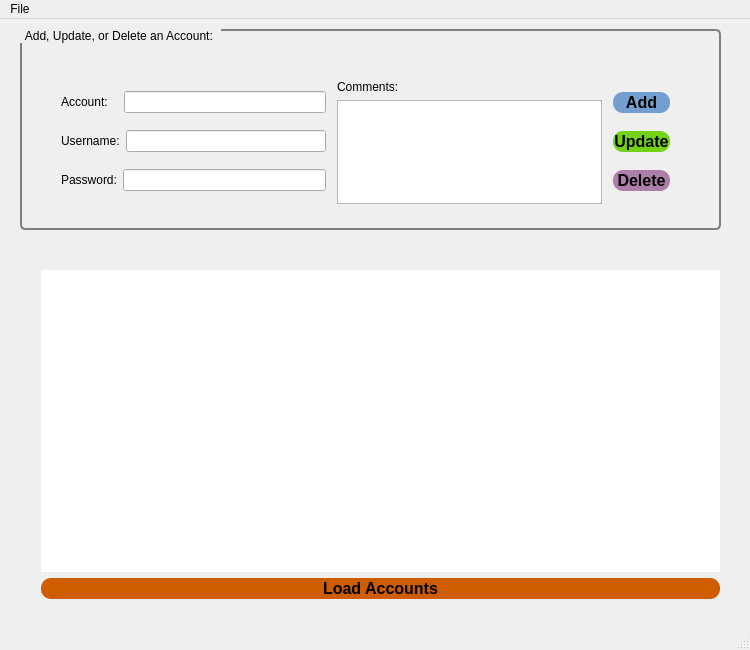
<?xml version="1.0" encoding="UTF-8"?>
<ui version="4.0">
 <class>Manager</class>
 <widget class="QMainWindow" name="Manager">
  <property name="enabled">
   <bool>true</bool>
  </property>
  <property name="geometry">
   <rect>
    <x>0</x>
    <y>0</y>
    <width>750</width>
    <height>650</height>
   </rect>
  </property>
  <property name="windowTitle">
   <string>PassManager</string>
  </property>
  <widget class="QWidget" name="centralWidget">
   <widget class="QGroupBox" name="accounts_input">
    <property name="geometry">
     <rect>
      <x>20</x>
      <y>10</y>
      <width>701</width>
      <height>201</height>
     </rect>
    </property>
    <property name="styleSheet">
     <string notr="true">QGroupBox {
    border: 2px solid gray;
    border-radius: 5px;
    margin-top: 1ex; /* leave space at the top for the title */
}

QGroupBox::title {
    subcontrol-origin: margin;
    subcontrol-position: top left; /* position at the top center */
    padding: 0 3px;
}</string>
    </property>
    <property name="title">
     <string>Add, Update, or Delete an Account: </string>
    </property>
    <widget class="QWidget" name="layoutWidget">
     <property name="geometry">
      <rect>
       <x>30</x>
       <y>40</y>
       <width>631</width>
       <height>146</height>
      </rect>
     </property>
     <layout class="QHBoxLayout" name="all">
      <item>
       <layout class="QVBoxLayout" name="lines">
        <item>
         <layout class="QHBoxLayout" name="id"/>
        </item>
        <item>
         <layout class="QHBoxLayout" name="acc">
          <item>
           <widget class="QLabel" name="label_acc">
            <property name="text">
             <string>Account:   </string>
            </property>
           </widget>
          </item>
          <item>
           <widget class="QLineEdit" name="lineEdit_acc"/>
          </item>
         </layout>
        </item>
        <item>
         <layout class="QHBoxLayout" name="user">
          <item>
           <widget class="QLabel" name="label_user">
            <property name="text">
             <string>Username:</string>
            </property>
           </widget>
          </item>
          <item>
           <widget class="QLineEdit" name="lineEdit_user"/>
          </item>
         </layout>
        </item>
        <item>
         <layout class="QHBoxLayout" name="pass">
          <item>
           <widget class="QLabel" name="label_pas">
            <property name="text">
             <string>Password:</string>
            </property>
           </widget>
          </item>
          <item>
           <widget class="QLineEdit" name="lineEdit_pass">
            <property name="echoMode">
             <enum>QLineEdit::Password</enum>
            </property>
           </widget>
          </item>
         </layout>
        </item>
       </layout>
      </item>
      <item>
       <spacer name="horizontalSpacer_2">
        <property name="orientation">
         <enum>Qt::Horizontal</enum>
        </property>
        <property name="sizeType">
         <enum>QSizePolicy::Minimum</enum>
        </property>
        <property name="sizeHint" stdset="0">
         <size>
          <width>5</width>
          <height>20</height>
         </size>
        </property>
       </spacer>
      </item>
      <item>
       <layout class="QVBoxLayout" name="texts">
        <item>
         <widget class="QLabel" name="label_comments">
          <property name="text">
           <string>Comments:</string>
          </property>
         </widget>
        </item>
        <item>
         <widget class="QTextEdit" name="textEdit_comments"/>
        </item>
       </layout>
      </item>
      <item>
       <spacer name="horizontalSpacer">
        <property name="orientation">
         <enum>Qt::Horizontal</enum>
        </property>
        <property name="sizeType">
         <enum>QSizePolicy::Minimum</enum>
        </property>
        <property name="sizeHint" stdset="0">
         <size>
          <width>5</width>
          <height>20</height>
         </size>
        </property>
       </spacer>
      </item>
      <item>
       <layout class="QVBoxLayout" name="buttons">
        <item>
         <widget class="QPushButton" name="pushButton_save">
          <property name="styleSheet">
           <string notr="true">QPushButton {
    background-color:rgb(114, 159, 207);
    border-style: outset;
    border-radius: 10px;
    font: bold 16px;
    min-width: 5em;
    padding: 1px;
}

QPushButton:pressed {
    background-color: rgb(32, 74, 135);
}</string>
          </property>
          <property name="text">
           <string>Add</string>
          </property>
         </widget>
        </item>
        <item>
         <widget class="QPushButton" name="pushButton_update">
          <property name="styleSheet">
           <string notr="true">QPushButton {
    background-color: rgb(115, 210, 22);
    border-style: outset;
    border-radius: 10px;
    font: bold 16px;
    min-width: 5em;
    padding: 1px;
}

QPushButton:pressed {
    background-color: rgb(138, 226, 52);
}</string>
          </property>
          <property name="text">
           <string>Update</string>
          </property>
         </widget>
        </item>
        <item>
         <widget class="QPushButton" name="pushButton_delete">
          <property name="styleSheet">
           <string notr="true">QPushButton {
    background-color: rgb(173, 127, 168);
    border-style: outset;
    border-radius: 10px;
    font: bold 16px;
    min-width: 5em;
    padding: 1px;
}

QPushButton:pressed {
    background-color:rgb(92, 53, 102);
}</string>
          </property>
          <property name="text">
           <string>Delete</string>
          </property>
         </widget>
        </item>
       </layout>
      </item>
     </layout>
    </widget>
   </widget>
   <widget class="QWidget" name="layoutWidget">
    <property name="geometry">
     <rect>
      <x>30</x>
      <y>240</y>
      <width>701</width>
      <height>351</height>
     </rect>
    </property>
    <layout class="QVBoxLayout" name="accounts_table">
     <item>
      <widget class="QTableView" name="tableView">
       <property name="autoFillBackground">
        <bool>false</bool>
       </property>
       <property name="styleSheet">
        <string notr="true"> QTableView {
alternate-background-color: lightblue;
}

 QTableView::item:focus {
 selection-background-color: blue; 
}</string>
       </property>
       <property name="frameShape">
        <enum>QFrame::NoFrame</enum>
       </property>
       <property name="frameShadow">
        <enum>QFrame::Plain</enum>
       </property>
       <property name="sizeAdjustPolicy">
        <enum>QAbstractScrollArea::AdjustToContentsOnFirstShow</enum>
       </property>
       <property name="alternatingRowColors">
        <bool>true</bool>
       </property>
       <property name="showGrid">
        <bool>true</bool>
       </property>
       <property name="gridStyle">
        <enum>Qt::SolidLine</enum>
       </property>
       <attribute name="horizontalHeaderVisible">
        <bool>true</bool>
       </attribute>
      </widget>
     </item>
     <item>
      <widget class="QPushButton" name="pushButton_load">
       <property name="sizePolicy">
        <sizepolicy hsizetype="Expanding" vsizetype="Fixed">
         <horstretch>0</horstretch>
         <verstretch>0</verstretch>
        </sizepolicy>
       </property>
       <property name="styleSheet">
        <string notr="true">QPushButton {
    background-color: rgb(206, 92, 0);
    border-style: outset;
    border-radius: 10px;
    font: bold 16px;
    min-width: 5em;
    padding: 1px;
}

QPushButton:pressed {
    background-color: rgb(252, 175, 62);
}</string>
       </property>
       <property name="text">
        <string>Load Accounts</string>
       </property>
      </widget>
     </item>
    </layout>
   </widget>
  </widget>
  <widget class="QMenuBar" name="menuBar">
   <property name="geometry">
    <rect>
     <x>0</x>
     <y>0</y>
     <width>750</width>
     <height>22</height>
    </rect>
   </property>
   <widget class="QMenu" name="menuFile">
    <property name="title">
     <string>File</string>
    </property>
    <addaction name="actionexit"/>
   </widget>
   <addaction name="menuFile"/>
  </widget>
  <widget class="QStatusBar" name="statusBar"/>
  <action name="actionexit">
   <property name="text">
    <string>exit</string>
   </property>
  </action>
 </widget>
 <layoutdefault spacing="6" margin="11"/>
 <resources/>
 <connections/>
</ui>
